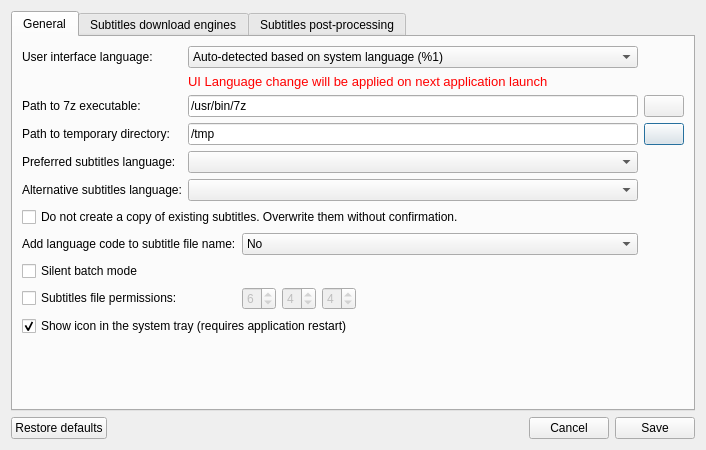
<?xml version="1.0" encoding="UTF-8"?>
<ui version="4.0">
 <class>frmOptions</class>
 <widget class="QDialog" name="frmOptions">
  <property name="geometry">
   <rect>
    <x>0</x>
    <y>0</y>
    <width>700</width>
    <height>450</height>
   </rect>
  </property>
  <property name="windowTitle">
   <string>QNapi - Settings</string>
  </property>
  <property name="windowIcon">
   <iconset resource="../res/resources.qrc">
    <normaloff>:/icon/qnapi.png</normaloff>:/icon/qnapi.png</iconset>
  </property>
  <layout class="QVBoxLayout">
   <item>
    <widget class="QTabWidget" name="tabOptions">
     <property name="currentIndex">
      <number>0</number>
     </property>
     <widget class="QWidget" name="tabGeneral">
      <attribute name="title">
       <string>General</string>
      </attribute>
      <layout class="QGridLayout" name="gridLayout">
       <item row="11" column="0" colspan="3">
        <spacer name="verticalSpacer">
         <property name="orientation">
          <enum>Qt::Vertical</enum>
         </property>
         <property name="sizeHint" stdset="0">
          <size>
           <width>568</width>
           <height>172</height>
          </size>
         </property>
        </spacer>
       </item>
       <item row="8" column="0" colspan="3">
        <widget class="QCheckBox" name="cbQuietBatch">
         <property name="toolTip">
          <string>Do not show any windows while retrieving subtitles in command-line</string>
         </property>
         <property name="toolTipDuration">
          <number>5000</number>
         </property>
         <property name="text">
          <string>Silent batch mode</string>
         </property>
        </widget>
       </item>
       <item row="2" column="0">
        <widget class="QLabel" name="lb7zPath">
         <property name="text">
          <string>Path to 7z executable:</string>
         </property>
        </widget>
       </item>
       <item row="3" column="0">
        <widget class="QLabel" name="lbTmpPath">
         <property name="text">
          <string>Path to temporary directory:</string>
         </property>
        </widget>
       </item>
       <item row="2" column="1" colspan="2">
        <widget class="QLineEdit" name="le7zPath">
         <property name="text">
          <string notr="true">/usr/bin/7z</string>
         </property>
         <property name="cursorPosition">
          <number>11</number>
         </property>
         <property name="readOnly">
          <bool>false</bool>
         </property>
        </widget>
       </item>
       <item row="5" column="0">
        <widget class="QLabel" name="lbLangBackup">
         <property name="text">
          <string>Alternative subtitles language:</string>
         </property>
        </widget>
       </item>
       <item row="9" column="0" colspan="2">
        <widget class="QCheckBox" name="cbChangePermissions">
         <property name="text">
          <string>Subtitles file permissions: </string>
         </property>
        </widget>
       </item>
       <item row="9" column="2">
        <layout class="QHBoxLayout" name="_2">
         <property name="spacing">
          <number>6</number>
         </property>
         <property name="topMargin">
          <number>0</number>
         </property>
         <item>
          <widget class="QSpinBox" name="sbUPerm">
           <property name="enabled">
            <bool>false</bool>
           </property>
           <property name="maximum">
            <number>7</number>
           </property>
           <property name="value">
            <number>6</number>
           </property>
          </widget>
         </item>
         <item>
          <widget class="QSpinBox" name="sbGPerm">
           <property name="enabled">
            <bool>false</bool>
           </property>
           <property name="maximum">
            <number>7</number>
           </property>
           <property name="value">
            <number>4</number>
           </property>
          </widget>
         </item>
         <item>
          <widget class="QSpinBox" name="sbOPerm">
           <property name="enabled">
            <bool>false</bool>
           </property>
           <property name="maximum">
            <number>7</number>
           </property>
           <property name="value">
            <number>4</number>
           </property>
          </widget>
         </item>
         <item>
          <spacer name="horizontalSpacer_2">
           <property name="orientation">
            <enum>Qt::Horizontal</enum>
           </property>
           <property name="sizeHint" stdset="0">
            <size>
             <width>40</width>
             <height>20</height>
            </size>
           </property>
          </spacer>
         </item>
        </layout>
       </item>
       <item row="10" column="0" colspan="3">
        <widget class="QCheckBox" name="cbShowDockIcon">
         <property name="text">
          <string>Show icon in the system tray (requires application restart)</string>
         </property>
         <property name="checked">
          <bool>true</bool>
         </property>
        </widget>
       </item>
       <item row="3" column="3">
        <widget class="QPushButton" name="pbTmpPathSelect">
         <property name="text">
          <string/>
         </property>
         <property name="icon">
          <iconset resource="../res/resources.qrc">
           <normaloff>:/ui/folder.png</normaloff>:/ui/folder.png</iconset>
         </property>
        </widget>
       </item>
       <item row="4" column="1" colspan="2">
        <widget class="QComboBox" name="cbLang"/>
       </item>
       <item row="4" column="0">
        <widget class="QLabel" name="lbLang">
         <property name="text">
          <string>Preferred subtitles language:</string>
         </property>
        </widget>
       </item>
       <item row="3" column="1" colspan="2">
        <widget class="QLineEdit" name="leTmpPath">
         <property name="text">
          <string notr="true">/tmp</string>
         </property>
        </widget>
       </item>
       <item row="5" column="1" colspan="2">
        <widget class="QComboBox" name="cbLangBackup"/>
       </item>
       <item row="2" column="3">
        <widget class="QPushButton" name="pb7zPathSelect">
         <property name="text">
          <string/>
         </property>
         <property name="icon">
          <iconset resource="../res/resources.qrc">
           <normaloff>:/ui/folder.png</normaloff>:/ui/folder.png</iconset>
         </property>
        </widget>
       </item>
       <item row="6" column="0" colspan="3">
        <widget class="QCheckBox" name="cbNoBackup">
         <property name="text">
          <string>Do not create a copy of existing subtitles. Overwrite them without confirmation.</string>
         </property>
        </widget>
       </item>
       <item row="0" column="0">
        <widget class="QLabel" name="lbUiLanguage">
         <property name="text">
          <string>User interface language:</string>
         </property>
        </widget>
       </item>
       <item row="0" column="1" colspan="2">
        <widget class="QComboBox" name="cbUiLanguage">
         <item>
          <property name="text">
           <string>Auto-detected based on system language (%1)</string>
          </property>
         </item>
         <item>
          <property name="text">
           <string comment="en">English</string>
          </property>
          <property name="icon">
           <iconset resource="../res/resources.qrc">
            <normaloff>:/languages/en.png</normaloff>:/languages/en.png</iconset>
          </property>
         </item>
         <item>
          <property name="text">
           <string comment="it">Italian</string>
          </property>
          <property name="icon">
           <iconset resource="../res/resources.qrc">
            <normaloff>:/languages/it.png</normaloff>:/languages/it.png</iconset>
          </property>
         </item>
         <item>
          <property name="text">
           <string comment="pl">Polish</string>
          </property>
          <property name="icon">
           <iconset resource="../res/resources.qrc">
            <normaloff>:/languages/pl.png</normaloff>:/languages/pl.png</iconset>
          </property>
         </item>
        </widget>
       </item>
       <item row="1" column="1" colspan="2">
        <widget class="QLabel" name="lbUiLangChangeNotice">
         <property name="font">
          <font>
           <pointsize>10</pointsize>
          </font>
         </property>
         <property name="styleSheet">
          <string notr="true">color: red;</string>
         </property>
         <property name="text">
          <string>UI Language change will be applied on next application launch</string>
         </property>
        </widget>
       </item>
       <item row="7" column="0" colspan="2">
        <widget class="QLabel" name="lbLangCodeInFileName">
         <property name="text">
          <string>Add language code to subtitle file name:</string>
         </property>
        </widget>
       </item>
       <item row="7" column="2">
        <widget class="QComboBox" name="cbLangCodeInFileName">
         <item>
          <property name="text">
           <string>No</string>
          </property>
         </item>
         <item>
          <property name="text">
           <string>Two-letter</string>
          </property>
         </item>
         <item>
          <property name="text">
           <string>Three-letter</string>
          </property>
         </item>
        </widget>
       </item>
      </layout>
     </widget>
     <widget class="QWidget" name="tabDownloadEngines">
      <attribute name="title">
       <string>Subtitles download engines</string>
      </attribute>
      <layout class="QGridLayout" name="gridLayout_2">
       <item row="0" column="0">
        <widget class="QLabel" name="lbAvailableEngines">
         <property name="text">
          <string>Available engines to download subtitles from:</string>
         </property>
        </widget>
       </item>
       <item row="11" column="0">
        <widget class="QLabel" name="lbDownloadPolicy">
         <property name="sizePolicy">
          <sizepolicy hsizetype="Preferred" vsizetype="Maximum">
           <horstretch>0</horstretch>
           <verstretch>0</verstretch>
          </sizepolicy>
         </property>
         <property name="text">
          <string>Subtitles download policy:</string>
         </property>
        </widget>
       </item>
       <item row="12" column="0" colspan="2">
        <widget class="QComboBox" name="cbDownloadPolicy">
         <property name="currentIndex">
          <number>1</number>
         </property>
         <property name="maxCount">
          <number>3</number>
         </property>
         <item>
          <property name="text">
           <string>Always show a list of available subtitles</string>
          </property>
         </item>
         <item>
          <property name="text">
           <string>Show a list of available subtitles only if needed</string>
          </property>
         </item>
         <item>
          <property name="text">
           <string>Always obtain first matching subtitles and never show a list</string>
          </property>
         </item>
        </widget>
       </item>
       <item row="1" column="0" rowspan="7">
        <widget class="QTableWidget" name="twEngines">
         <property name="editTriggers">
          <set>QAbstractItemView::NoEditTriggers</set>
         </property>
         <property name="dragDropMode">
          <enum>QAbstractItemView::NoDragDrop</enum>
         </property>
         <property name="selectionMode">
          <enum>QAbstractItemView::SingleSelection</enum>
         </property>
         <property name="selectionBehavior">
          <enum>QAbstractItemView::SelectRows</enum>
         </property>
         <property name="verticalScrollMode">
          <enum>QAbstractItemView::ScrollPerPixel</enum>
         </property>
         <property name="horizontalScrollMode">
          <enum>QAbstractItemView::ScrollPerPixel</enum>
         </property>
        </widget>
       </item>
       <item row="1" column="1">
        <widget class="QPushButton" name="pbMoveUp">
         <property name="enabled">
          <bool>false</bool>
         </property>
         <property name="text">
          <string>Move up</string>
         </property>
         <property name="icon">
          <iconset resource="../res/resources.qrc">
           <normaloff>:/ui/arrow_up.png</normaloff>:/ui/arrow_up.png</iconset>
         </property>
        </widget>
       </item>
       <item row="8" column="0" colspan="2">
        <widget class="QLabel" name="lbSearchPolicy">
         <property name="sizePolicy">
          <sizepolicy hsizetype="Preferred" vsizetype="Maximum">
           <horstretch>0</horstretch>
           <verstretch>0</verstretch>
          </sizepolicy>
         </property>
         <property name="text">
          <string>Subtitles search policy:</string>
         </property>
        </widget>
       </item>
       <item row="2" column="1">
        <widget class="QPushButton" name="pbMoveDown">
         <property name="enabled">
          <bool>false</bool>
         </property>
         <property name="text">
          <string>Move down  </string>
         </property>
         <property name="icon">
          <iconset resource="../res/resources.qrc">
           <normaloff>:/ui/arrow_down.png</normaloff>:/ui/arrow_down.png</iconset>
         </property>
        </widget>
       </item>
       <item row="4" column="1">
        <widget class="QPushButton" name="pbEngineInfo">
         <property name="enabled">
          <bool>false</bool>
         </property>
         <property name="text">
          <string>Information</string>
         </property>
         <property name="icon">
          <iconset resource="../res/resources.qrc">
           <normaloff>:/ui/information.png</normaloff>:/ui/information.png</iconset>
         </property>
        </widget>
       </item>
       <item row="3" column="1">
        <widget class="QPushButton" name="pbEngineConf">
         <property name="enabled">
          <bool>false</bool>
         </property>
         <property name="text">
          <string>Configure</string>
         </property>
         <property name="icon">
          <iconset resource="../res/resources.qrc">
           <normaloff>:/ui/wrench.png</normaloff>:/ui/wrench.png</iconset>
         </property>
        </widget>
       </item>
       <item row="9" column="0">
        <widget class="QComboBox" name="cbSearchPolicy">
         <property name="currentIndex">
          <number>0</number>
         </property>
         <item>
          <property name="text">
           <string>Stop the search after finding a matching subtitles (faster)</string>
          </property>
         </item>
         <item>
          <property name="text">
           <string>Search all available subtitles (slower)</string>
          </property>
         </item>
         <item>
          <property name="text">
           <string>Find all subtitles, also in alternative language (slowest)</string>
          </property>
         </item>
        </widget>
       </item>
      </layout>
     </widget>
     <widget class="QWidget" name="tabPostProcessing">
      <attribute name="title">
       <string>Subtitles post-processing</string>
      </attribute>
      <layout class="QGridLayout" name="gridLayout_3">
       <item row="0" column="0">
        <widget class="QGroupBox" name="gbPpEnable">
         <property name="title">
          <string>Enable post-processing for downloaded subtitles</string>
         </property>
         <property name="checkable">
          <bool>true</bool>
         </property>
         <property name="checked">
          <bool>true</bool>
         </property>
         <layout class="QGridLayout" name="gridLayout_4">
          <item row="0" column="0" colspan="4">
           <layout class="QHBoxLayout" name="horizontalLayout_2">
            <item>
             <widget class="QLabel" name="lbEncoding">
              <property name="text">
               <string>Character encoding:</string>
              </property>
             </widget>
            </item>
            <item>
             <widget class="QComboBox" name="cbEncodingMethod">
              <property name="sizePolicy">
               <sizepolicy hsizetype="MinimumExpanding" vsizetype="Fixed">
                <horstretch>0</horstretch>
                <verstretch>0</verstretch>
               </sizepolicy>
              </property>
              <item>
               <property name="text">
                <string>Keep the original</string>
               </property>
              </item>
              <item>
               <property name="text">
                <string>Convert (settings below)</string>
               </property>
              </item>
              <item>
               <property name="text">
                <string>Replace diacritic characters with their ASCII equivalents</string>
               </property>
              </item>
             </widget>
            </item>
           </layout>
          </item>
          <item row="2" column="0" colspan="4">
           <layout class="QHBoxLayout">
            <item>
             <spacer>
              <property name="orientation">
               <enum>Qt::Horizontal</enum>
              </property>
              <property name="sizeType">
               <enum>QSizePolicy::Fixed</enum>
              </property>
              <property name="sizeHint" stdset="0">
               <size>
                <width>30</width>
                <height>20</height>
               </size>
              </property>
             </spacer>
            </item>
            <item>
             <widget class="QLabel" name="lbConvertFrom">
              <property name="enabled">
               <bool>false</bool>
              </property>
              <property name="sizePolicy">
               <sizepolicy hsizetype="Minimum" vsizetype="Preferred">
                <horstretch>0</horstretch>
                <verstretch>0</verstretch>
               </sizepolicy>
              </property>
              <property name="text">
               <string>From:</string>
              </property>
              <property name="alignment">
               <set>Qt::AlignCenter</set>
              </property>
             </widget>
            </item>
            <item>
             <widget class="QComboBox" name="cbEncFrom">
              <property name="enabled">
               <bool>false</bool>
              </property>
              <property name="sizePolicy">
               <sizepolicy hsizetype="MinimumExpanding" vsizetype="Fixed">
                <horstretch>0</horstretch>
                <verstretch>0</verstretch>
               </sizepolicy>
              </property>
              <item>
               <property name="text">
                <string notr="true">Windows-1250</string>
               </property>
              </item>
             </widget>
            </item>
            <item>
             <spacer>
              <property name="orientation">
               <enum>Qt::Horizontal</enum>
              </property>
              <property name="sizeType">
               <enum>QSizePolicy::Fixed</enum>
              </property>
              <property name="sizeHint" stdset="0">
               <size>
                <width>25</width>
                <height>20</height>
               </size>
              </property>
             </spacer>
            </item>
            <item>
             <widget class="QLabel" name="lbConvert">
              <property name="enabled">
               <bool>false</bool>
              </property>
              <property name="sizePolicy">
               <sizepolicy hsizetype="Minimum" vsizetype="Preferred">
                <horstretch>0</horstretch>
                <verstretch>0</verstretch>
               </sizepolicy>
              </property>
              <property name="text">
               <string>To:</string>
              </property>
              <property name="alignment">
               <set>Qt::AlignCenter</set>
              </property>
             </widget>
            </item>
            <item>
             <widget class="QComboBox" name="cbEncTo">
              <property name="enabled">
               <bool>false</bool>
              </property>
              <property name="sizePolicy">
               <sizepolicy hsizetype="MinimumExpanding" vsizetype="Fixed">
                <horstretch>0</horstretch>
                <verstretch>0</verstretch>
               </sizepolicy>
              </property>
              <item>
               <property name="text">
                <string notr="true">UTF-8</string>
               </property>
              </item>
             </widget>
            </item>
            <item>
             <spacer>
              <property name="orientation">
               <enum>Qt::Horizontal</enum>
              </property>
              <property name="sizeType">
               <enum>QSizePolicy::Fixed</enum>
              </property>
              <property name="sizeHint" stdset="0">
               <size>
                <width>25</width>
                <height>20</height>
               </size>
              </property>
             </spacer>
            </item>
           </layout>
          </item>
          <item row="3" column="0" colspan="4">
           <layout class="QHBoxLayout" name="horizontalLayout">
            <property name="topMargin">
             <number>0</number>
            </property>
            <item>
             <spacer name="horizontalSpacer">
              <property name="orientation">
               <enum>Qt::Horizontal</enum>
              </property>
              <property name="sizeType">
               <enum>QSizePolicy::Fixed</enum>
              </property>
              <property name="sizeHint" stdset="0">
               <size>
                <width>30</width>
                <height>20</height>
               </size>
              </property>
             </spacer>
            </item>
            <item>
             <widget class="QCheckBox" name="cbShowAllEncodings">
              <property name="enabled">
               <bool>false</bool>
              </property>
              <property name="text">
               <string>Show all available character encodings</string>
              </property>
             </widget>
            </item>
           </layout>
          </item>
          <item row="5" column="0" colspan="4">
           <widget class="QTextEdit" name="teRemoveLinesWords">
            <property name="enabled">
             <bool>false</bool>
            </property>
            <property name="html">
             <string notr="true">&lt;!DOCTYPE HTML PUBLIC &quot;-//W3C//DTD HTML 4.0//EN&quot; &quot;http://www.w3.org/TR/REC-html40/strict.dtd&quot;&gt;
&lt;html&gt;&lt;head&gt;&lt;meta name=&quot;qrichtext&quot; content=&quot;1&quot; /&gt;&lt;style type=&quot;text/css&quot;&gt;
p, li { white-space: pre-wrap; }
&lt;/style&gt;&lt;/head&gt;&lt;body style=&quot; font-family:'.SF NS Text'; font-size:13pt; font-weight:400; font-style:normal;&quot;&gt;
&lt;p style=&quot; margin-top:0px; margin-bottom:0px; margin-left:0px; margin-right:0px; -qt-block-indent:0; text-indent:0px;&quot;&gt;&lt;span style=&quot; font-family:'sans-serif'; font-size:12pt;&quot;&gt;movie info&lt;/span&gt;&lt;/p&gt;
&lt;p style=&quot; margin-top:0px; margin-bottom:0px; margin-left:0px; margin-right:0px; -qt-block-indent:0; text-indent:0px; -qt-user-state:0;&quot;&gt;&lt;span style=&quot; font-family:'sans-serif'; font-size:12pt;&quot;&gt;synchro&lt;/span&gt;&lt;/p&gt;&lt;/body&gt;&lt;/html&gt;</string>
            </property>
            <property name="acceptRichText">
             <bool>false</bool>
            </property>
           </widget>
          </item>
          <item row="6" column="0">
           <widget class="QLabel" name="lbSubFormat">
            <property name="text">
             <string>Subtitles format:</string>
            </property>
           </widget>
          </item>
          <item row="6" column="1">
           <widget class="QComboBox" name="cbSubFormat">
            <property name="sizePolicy">
             <sizepolicy hsizetype="MinimumExpanding" vsizetype="Fixed">
              <horstretch>0</horstretch>
              <verstretch>0</verstretch>
             </sizepolicy>
            </property>
            <item>
             <property name="text">
              <string>Keep the original</string>
             </property>
            </item>
           </widget>
          </item>
          <item row="6" column="2">
           <widget class="QLabel" name="lbSubExtension">
            <property name="text">
             <string>Subtitles extension:</string>
            </property>
           </widget>
          </item>
          <item row="6" column="3">
           <widget class="QComboBox" name="cbSubExtension">
            <property name="sizePolicy">
             <sizepolicy hsizetype="MinimumExpanding" vsizetype="Fixed">
              <horstretch>0</horstretch>
              <verstretch>0</verstretch>
             </sizepolicy>
            </property>
            <item>
             <property name="text">
              <string>Default</string>
             </property>
            </item>
            <item>
             <property name="text">
              <string notr="true">srt</string>
             </property>
            </item>
            <item>
             <property name="text">
              <string notr="true">sub</string>
             </property>
            </item>
            <item>
             <property name="text">
              <string notr="true">txt</string>
             </property>
            </item>
           </widget>
          </item>
          <item row="7" column="0" colspan="4">
           <widget class="QCheckBox" name="cbSkipConvertAds">
            <property name="enabled">
             <bool>true</bool>
            </property>
            <property name="text">
             <string>Do not add information about QNapi while converting between formats</string>
            </property>
           </widget>
          </item>
          <item row="1" column="0" colspan="4">
           <widget class="QCheckBox" name="cbAutoDetectEncoding">
            <property name="enabled">
             <bool>false</bool>
            </property>
            <property name="text">
             <string>Attempt to automatically detect encoding</string>
            </property>
            <property name="checked">
             <bool>false</bool>
            </property>
           </widget>
          </item>
          <item row="4" column="0" colspan="4">
           <widget class="QCheckBox" name="cbRemoveLines">
            <property name="text">
             <string>Remove subtitles lines that contain the following words:</string>
            </property>
           </widget>
          </item>
         </layout>
         <zorder>cbAutoDetectEncoding</zorder>
         <zorder>cbRemoveLines</zorder>
         <zorder>teRemoveLinesWords</zorder>
         <zorder>lbSubFormat</zorder>
         <zorder>cbSubFormat</zorder>
         <zorder>lbSubExtension</zorder>
         <zorder>cbSubExtension</zorder>
         <zorder>cbSkipConvertAds</zorder>
        </widget>
       </item>
      </layout>
     </widget>
    </widget>
   </item>
   <item>
    <layout class="QHBoxLayout">
     <item>
      <widget class="QPushButton" name="pbRestoreDefaults">
       <property name="text">
        <string>Restore defaults</string>
       </property>
      </widget>
     </item>
     <item>
      <spacer>
       <property name="orientation">
        <enum>Qt::Horizontal</enum>
       </property>
       <property name="sizeHint" stdset="0">
        <size>
         <width>40</width>
         <height>20</height>
        </size>
       </property>
      </spacer>
     </item>
     <item>
      <widget class="QPushButton" name="pbCancel">
       <property name="text">
        <string>Cancel</string>
       </property>
      </widget>
     </item>
     <item>
      <widget class="QPushButton" name="pbSave">
       <property name="text">
        <string>Save</string>
       </property>
      </widget>
     </item>
    </layout>
   </item>
  </layout>
 </widget>
 <tabstops>
  <tabstop>cbUiLanguage</tabstop>
  <tabstop>le7zPath</tabstop>
  <tabstop>pb7zPathSelect</tabstop>
  <tabstop>leTmpPath</tabstop>
  <tabstop>pbTmpPathSelect</tabstop>
  <tabstop>cbLang</tabstop>
  <tabstop>cbLangBackup</tabstop>
  <tabstop>cbNoBackup</tabstop>
  <tabstop>cbQuietBatch</tabstop>
  <tabstop>cbChangePermissions</tabstop>
  <tabstop>sbUPerm</tabstop>
  <tabstop>sbGPerm</tabstop>
  <tabstop>sbOPerm</tabstop>
  <tabstop>cbShowDockIcon</tabstop>
  <tabstop>twEngines</tabstop>
  <tabstop>pbMoveUp</tabstop>
  <tabstop>pbMoveDown</tabstop>
  <tabstop>pbEngineConf</tabstop>
  <tabstop>pbEngineInfo</tabstop>
  <tabstop>cbSearchPolicy</tabstop>
  <tabstop>cbDownloadPolicy</tabstop>
  <tabstop>gbPpEnable</tabstop>
  <tabstop>cbEncodingMethod</tabstop>
  <tabstop>cbAutoDetectEncoding</tabstop>
  <tabstop>cbEncFrom</tabstop>
  <tabstop>cbEncTo</tabstop>
  <tabstop>cbShowAllEncodings</tabstop>
  <tabstop>cbRemoveLines</tabstop>
  <tabstop>teRemoveLinesWords</tabstop>
  <tabstop>cbSubFormat</tabstop>
  <tabstop>cbSubExtension</tabstop>
  <tabstop>cbSkipConvertAds</tabstop>
  <tabstop>pbRestoreDefaults</tabstop>
  <tabstop>pbCancel</tabstop>
  <tabstop>pbSave</tabstop>
  <tabstop>tabOptions</tabstop>
 </tabstops>
 <resources>
  <include location="../res/resources.qrc"/>
 </resources>
 <connections>
  <connection>
   <sender>pbSave</sender>
   <signal>clicked()</signal>
   <receiver>frmOptions</receiver>
   <slot>accept()</slot>
   <hints>
    <hint type="sourcelabel">
     <x>689</x>
     <y>439</y>
    </hint>
    <hint type="destinationlabel">
     <x>327</x>
     <y>211</y>
    </hint>
   </hints>
  </connection>
  <connection>
   <sender>pbCancel</sender>
   <signal>clicked()</signal>
   <receiver>frmOptions</receiver>
   <slot>reject()</slot>
   <hints>
    <hint type="sourcelabel">
     <x>603</x>
     <y>439</y>
    </hint>
    <hint type="destinationlabel">
     <x>327</x>
     <y>211</y>
    </hint>
   </hints>
  </connection>
  <connection>
   <sender>cbRemoveLines</sender>
   <signal>toggled(bool)</signal>
   <receiver>teRemoveLinesWords</receiver>
   <slot>setEnabled(bool)</slot>
   <hints>
    <hint type="sourcelabel">
     <x>191</x>
     <y>213</y>
    </hint>
    <hint type="destinationlabel">
     <x>129</x>
     <y>251</y>
    </hint>
   </hints>
  </connection>
  <connection>
   <sender>cbChangePermissions</sender>
   <signal>toggled(bool)</signal>
   <receiver>sbUPerm</receiver>
   <slot>setEnabled(bool)</slot>
   <hints>
    <hint type="sourcelabel">
     <x>119</x>
     <y>275</y>
    </hint>
    <hint type="destinationlabel">
     <x>256</x>
     <y>277</y>
    </hint>
   </hints>
  </connection>
  <connection>
   <sender>cbChangePermissions</sender>
   <signal>toggled(bool)</signal>
   <receiver>sbGPerm</receiver>
   <slot>setEnabled(bool)</slot>
   <hints>
    <hint type="sourcelabel">
     <x>187</x>
     <y>275</y>
    </hint>
    <hint type="destinationlabel">
     <x>302</x>
     <y>277</y>
    </hint>
   </hints>
  </connection>
  <connection>
   <sender>cbChangePermissions</sender>
   <signal>toggled(bool)</signal>
   <receiver>sbOPerm</receiver>
   <slot>setEnabled(bool)</slot>
   <hints>
    <hint type="sourcelabel">
     <x>135</x>
     <y>275</y>
    </hint>
    <hint type="destinationlabel">
     <x>348</x>
     <y>277</y>
    </hint>
   </hints>
  </connection>
 </connections>
</ui>
